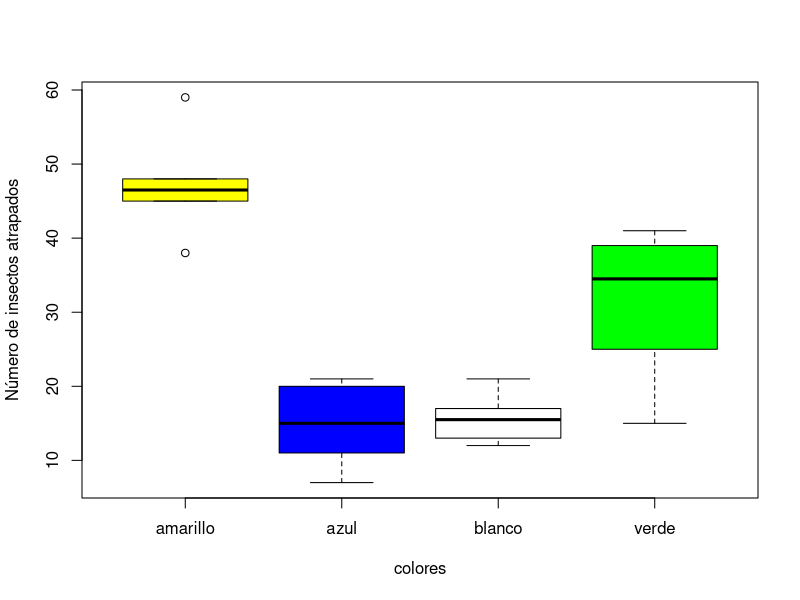

R code for this plot:
# Ejemplo de captura de insectos y colores

"
0. Introducción
Los procedimientos t de dos muestras permiten comparar las medias de dos poblaciones o las respuestas medias a dos tratamientos de un experimento. Sin embargo, en ocasiones necesitamos comparar más de 2 grupos. El modelo del Análisis de la Varianza (ANOVA), nos permitirá abordar este tipo de situaciones. Lo vemos con un ejemplo:

Estamos interesados en conocer si hay colores más atractivos para los insectos. Para ello se diseñaron trampas con los siguientes colores: amarillo, azul, blanco y verde. Se cuantificó el número de insectos que quedaban atrapados:

Azul: 16 11 20 21 14 7

Verde: 37 32 15 25 39 41

Blanco: 21 12 14 17 13 17

Amarillo: 45 59 48 46 38 47

1. Organización de los datos
Generamos dos variables: insectos es la variable respuesta y colores es la variable factor (establece los grupos de interés):

insectos <- c(16,11,20,21,14,7,37,32,15,25,39,41,21,12,14,17,13,17,45,59,48,46,38,47)
colores <- as.factor(c(rep(c(\"azul\", \"verde\", \"blanco\", \"amarillo\"), each =6)))
Exploramos los datos de la muestra:

boxplot(insectos ~ colores, col = c(\"yellow\", \"blue\", \"white\",\"green\"), ylab = \"Número de insectos atrapados\")
"




insectos <- c(16,11,20,21,14,7,37,32,15,25,39,41,21,12,14,17,13,17,45,59,48,46,38,47)
colores <- as.factor(c(rep(c("azul", "verde", "blanco", "amarillo"), each =6)))
boxplot(insectos ~ colores, col = c("yellow", "blue", "white","green"), ylab = "Número de insectos atrapados")

tapply(insectos, colores, mean)


"
2. ANOVA y pruebas post-hoc
Esta es la forma de pedir un ANOVA en R:
"
fm = aov( lm(insectos ~ colores) )

# Pedimos un resumen de la tabla del ANOVA

summary(fm)
"
#>             Df Sum Sq Mean Sq F value   Pr(>F)    
#> colores      3   4218    1406   30.55 1.15e-07 ***
#> Residuals   20    921      46                     
#> ---
#> Signif. codes:  0 '***' 0.001 '**' 0.01 '*' 0.05 '.' 0.1 ' ' 1
Elementos generados en el ANOVA:
"
names(fm)


